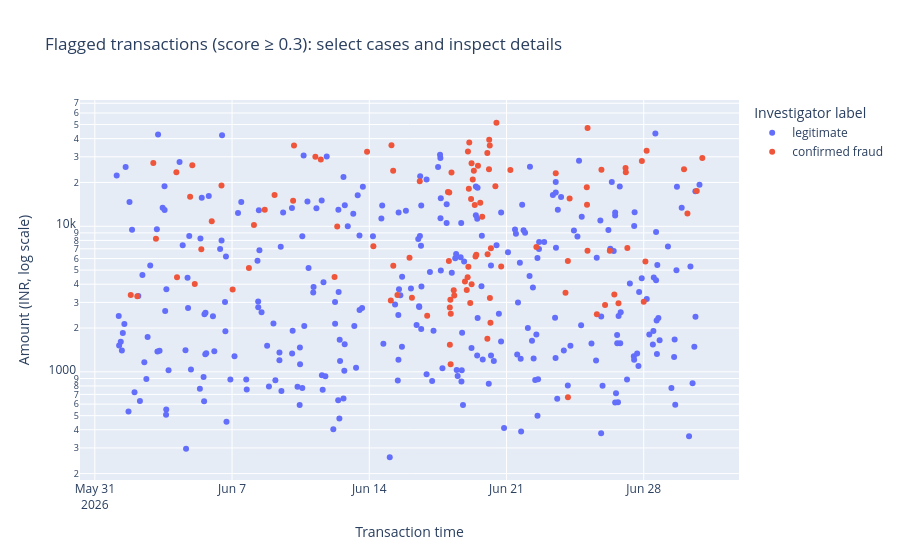
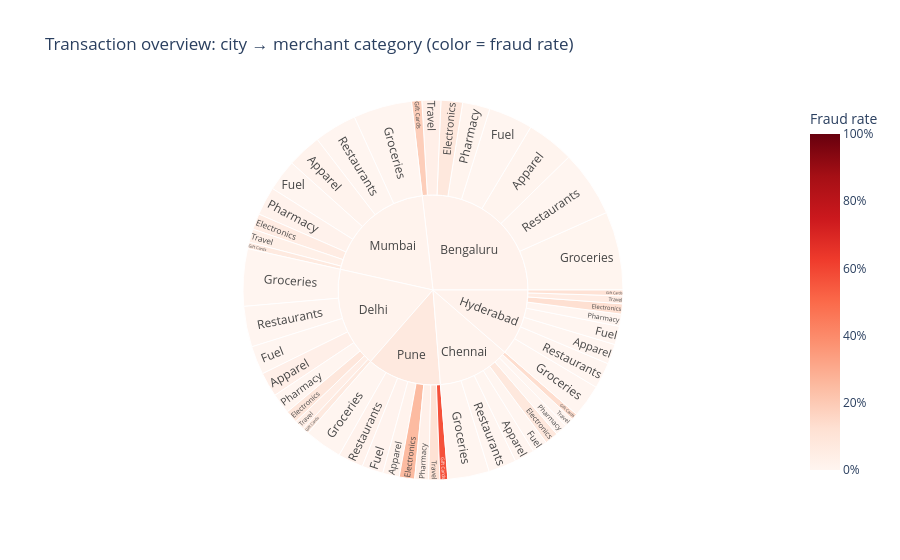

Here is the notebook cell these charts were saved with, in order:
### Markdown cell above
## Task 5 — An Interactive Tool for the Investigators (Request #5)

**Real-world usage:** Investigators triage flagged cases themselves with zoom, filter and hover-for-details.

**Why this technique:** **Details-on-demand / tooltips** (Slides 22–23), **dynamic queries** (Slide 15) and **drill-down**
(Slide 24) — Shneiderman's mantra as an actual tool.

**Steps:**
1. Interactive scatter (plotly) of all transactions with `detector_score >= 0.3`: x = timestamp, y = amount (log),
   colour = `label`, with a tooltip showing txn_id, customer, city, category, distance and score. Set `dragmode="select"`.
2. Interactive **sunburst** for drill-down: city → merchant category, sized by transaction count, coloured by fraud rate.

### Code cell
# 1. Interactive details-on-demand scatter for all detector scores >= 0.3.
flagged = tx.loc[tx["detector_score"] >= 0.3].copy()
print(f"Interactive scatter includes {len(flagged):,} transactions with detector_score >= 0.3.")

fig_scatter = px.scatter(
    flagged,
    x="timestamp",
    y="amount_inr",
    color="label",
    hover_data={
        "txn_id": True,
        "customer_id": True,
        "city": True,
        "merchant_category": True,
        "distance_from_home_km": ":.1f",
        "detector_score": ":.3f",
    },
    log_y=True,
    title="Flagged transactions (score ≥ 0.3): select cases and inspect details",
    labels={
        "timestamp": "Transaction time",
        "amount_inr": "Amount (INR, log scale)",
        "label": "Investigator label",
    },
)
fig_scatter.update_layout(dragmode="select")
fig_scatter.show()

# 2. City → merchant-category sunburst, sized by transaction count and colored by fraud rate.
sunburst_data = (
    tx.groupby(["city", "merchant_category"], as_index=False)
      .agg(transactions=("txn_id", "size"), fraud_count=("is_fraud", "sum"))
)
sunburst_data["fraud_rate"] = sunburst_data["fraud_count"] / sunburst_data["transactions"]
fig_sunburst = px.sunburst(
    sunburst_data,
    path=["city", "merchant_category"],
    values="transactions",
    color="fraud_rate",
    color_continuous_scale="Reds",
    range_color=(0, 1),
    hover_data={
        "transactions": True,
        "fraud_count": True,
        "fraud_rate": ":.1%",
    },
    title="Transaction overview: city → merchant category (color = fraud rate)",
)
fig_sunburst.update_layout(coloraxis_colorbar={"title": "Fraud rate", "tickformat": ".0%"})
fig_sunburst.show()

### Figure 1 — Plotly figure (JSON) as saved in the notebook; plotly's stock layout.template omitted (floating-point values rounded to 4 significant figures; data arrays with more than 128 entries replaced by an {"elided": "..."} marker saying what was removed)
{"data": [{"customdata": {"elided": "297x6 mixed values"}, "hovertemplate": "Investigator label=legitimate<br>Transaction time=%{x}<br>Amount (INR, log scale)=%{y}<br>txn_id=%{customdata[0]}<br>customer_id=%{customdata[1]}<br>city=%{customdata[2]}<br>merchant_category=%{customdata[3]}<br>distance_from_home_km=%{customdata[4]:.1f}<br>detector_score=%{customdata[5]:.3f}<extra></extra>", "legendgroup": "legitimate", "marker": {"color": "#636efa", "symbol": "circle"}, "mode": "markers", "name": "legitimate", "orientation": "v", "showlegend": true, "type": "scatter", "x": {"elided": "297 str values"}, "xaxis": "x", "y": {"elided": "297 float values"}, "yaxis": "y"}, {"customdata": {"elided": "104x6 mixed values"}, "hovertemplate": "Investigator label=confirmed fraud<br>Transaction time=%{x}<br>Amount (INR, log scale)=%{y}<br>txn_id=%{customdata[0]}<br>customer_id=%{customdata[1]}<br>city=%{customdata[2]}<br>merchant_category=%{customdata[3]}<br>distance_from_home_km=%{customdata[4]:.1f}<br>detector_score=%{customdata[5]:.3f}<extra></extra>", "legendgroup": "confirmed fraud", "marker": {"color": "#EF553B", "symbol": "circle"}, "mode": "markers", "name": "confirmed fraud", "orientation": "v", "showlegend": true, "type": "scatter", "x": ["2026-06-01T19:58:00.000000000", "2026-06-02T04:00:00.000000000", "2026-06-02T23:35:00.000000000", "2026-06-03T02:50:00.000000000", "2026-06-04T03:50:00.000000000", "2026-06-04T04:37:00.000000000", "2026-06-04T20:39:00.000000000", "2026-06-04T23:20:00.000000000", "2026-06-05T02:20:00.000000000", "2026-06-05T10:21:00.000000000", "2026-06-05T23:08:00.000000000", "2026-06-06T11:04:00.000000000", "2026-06-07T00:43:00.000000000", "2026-06-07T20:38:00.000000000", "2026-06-08T02:48:00.000000000", "2026-06-08T16:02:00.000000000", "2026-06-09T04:02:00.000000000", "2026-06-10T02:44:00.000000000", "2026-06-10T03:50:00.000000000", "2026-06-11T06:01:00.000000000", "2026-06-11T12:38:00.000000000", "2026-06-12T05:28:00.000000000", "2026-06-12T08:46:00.000000000", "2026-06-13T21:16:00.000000000", "2026-06-14T05:02:00.000000000", "2026-06-15T02:22:00.000000000", "2026-06-15T03:10:00.000000000", "2026-06-15T05:24:00.000000000", "2026-06-15T05:14:00.000000000", "2026-06-15T10:29:00.000000000", "2026-06-16T01:16:00.000000000", "2026-06-16T04:13:00.000000000", "2026-06-16T13:50:00.000000000", "2026-06-16T22:54:00.000000000", "2026-06-18T00:19:00.000000000", "2026-06-18T01:55:00.000000000", "2026-06-18T01:28:00.000000000", "2026-06-18T02:37:00.000000000", "2026-06-18T02:40:00.000000000", "2026-06-18T03:45:00.000000000", "2026-06-18T03:16:00.000000000", "2026-06-18T03:36:00.000000000", "2026-06-18T04:39:00.000000000", "2026-06-18T07:24:00.000000000", "2026-06-18T08:02:00.000000000", "2026-06-18T21:07:00.000000000", "2026-06-18T23:20:00.000000000", "2026-06-19T00:47:00.000000000", "2026-06-19T00:25:00.000000000", "2026-06-19T01:53:00.000000000", "2026-06-19T01:19:00.000000000", "2026-06-19T02:26:00.000000000", "2026-06-19T03:35:00.000000000", "2026-06-19T04:38:00.000000000", "2026-06-19T05:17:00.000000000", "2026-06-19T05:13:00.000000000", "2026-06-19T06:41:00.000000000", "2026-06-19T08:02:00.000000000", "2026-06-19T09:08:00.000000000", "2026-06-19T10:04:00.000000000", "2026-06-19T11:01:00.000000000", "2026-06-19T13:04:00.000000000", "2026-06-19T15:52:00.000000000", "2026-06-19T18:14:00.000000000", "2026-06-20T00:35:00.000000000", "2026-06-20T00:32:00.000000000", "2026-06-20T00:53:00.000000000", "2026-06-20T02:33:00.000000000", "2026-06-20T02:49:00.000000000", "2026-06-20T03:41:00.000000000", "2026-06-20T03:32:00.000000000", "2026-06-20T04:21:00.000000000", "2026-06-20T04:55:00.000000000", "2026-06-20T10:24:00.000000000", "2026-06-20T11:41:00.000000000", "2026-06-20T17:29:00.000000000", "2026-06-21T04:44:00.000000000", "2026-06-22T12:34:00.000000000", "2026-06-23T12:18:00.000000000", "2026-06-24T00:14:00.000000000", "2026-06-24T03:13:00.000000000", "2026-06-24T03:09:00.000000000", "2026-06-24T05:16:00.000000000", "2026-06-25T02:18:00.000000000", "2026-06-25T02:35:00.000000000", "2026-06-25T03:16:00.000000000", "2026-06-25T03:10:00.000000000", "2026-06-25T14:37:00.000000000", "2026-06-25T20:14:00.000000000", "2026-06-26T00:41:00.000000000", "2026-06-26T06:30:00.000000000", "2026-06-26T11:59:00.000000000", "2026-06-26T17:05:00.000000000", "2026-06-27T01:45:00.000000000", "2026-06-27T02:06:00.000000000", "2026-06-27T03:57:00.000000000", "2026-06-27T21:46:00.000000000", "2026-06-28T00:02:00.000000000", "2026-06-28T02:05:00.000000000", "2026-06-28T03:32:00.000000000", "2026-06-30T01:21:00.000000000", "2026-06-30T05:32:00.000000000", "2026-06-30T16:57:00.000000000", "2026-06-30T23:43:00.000000000"], "xaxis": "x", "y": [3369.0, 3309.0, 27170.0, 8198.0, 23460.0, 4462.0, 15920.0, 26220.0, 4015.0, 6960.0, 10830.0, 19060.0, 3682.0, 5160.0, 10220.0, 12970.0, 16400.0, 14980.0, 35900.0, 30060.0, 28720.0, 4474.0, 9949.0, 32550.0, 7277.0, 3087.0, 36030.0, 5347.0, 24060.0, 3368.0, 6090.0, 3227.0, 20360.0, 2430.0, 17180.0, 17050.0, 5772.0, 2771.0, 1535.0, 2505.0, 3126.0, 1126.0, 23420.0, 3630.0, 3339.0, 4182.0, 3649.0, 32690.0, 4465.0, 18120.0, 5278.0, 37680.0, 2976.0, 15420.0, 3996.0, 27060.0, 20980.0, 24100.0, 14010.0, 6209.0, 6379.0, 26010.0, 14520.0, 11610.0, 1689.0, 31880.0, 6432.0, 24600.0, 39340.0, 3214.0, 35840.0, 2172.0, 7066.0, 18840.0, 51420.0, 5302.0, 24350.0, 7206.0, 23100.0, 3488.0, 669.0, 5780.0, 15530.0, 18560.0, 14060.0, 47260.0, 6795.0, 2487.0, 24490.0, 2877.0, 6783.0, 3393.0, 2957.0, 25150.0, 23470.0, 7094.0, 28090.0, 3029.0, 5717.0, 33020.0, 24690.0, 12260.0, 17500.0, 29450.0], "yaxis": "y"}], "layout": {"dragmode": "select", "legend": {"title": {"text": "Investigator label"}, "tracegroupgap": 0}, "title": {"text": "Flagged transactions (score ≥ 0.3): select cases and inspect details"}, "xaxis": {"anchor": "y", "domain": [0.0, 1.0], "title": {"text": "Transaction time"}}, "yaxis": {"anchor": "x", "domain": [0.0, 1.0], "title": {"text": "Amount (INR, log scale)"}, "type": "log"}}}

### Figure 2 — Plotly figure (JSON) as saved in the notebook; plotly's stock layout.template omitted (floating-point values rounded to 4 significant figures; data arrays with more than 128 entries replaced by an {"elided": "..."} marker saying what was removed)
{"data": [{"branchvalues": "total", "customdata": {"elided": "54x3 mixed values"}, "domain": {"x": [0.0, 1.0], "y": [0.0, 1.0]}, "hovertemplate": "labels=%{label}<br>transactions=%{customdata[0]}<br>parent=%{parent}<br>id=%{id}<br>fraud_count=%{customdata[1]}<br>fraud_rate=%{color:.1%}<extra></extra>", "ids": ["Bengaluru/Apparel", "Bengaluru/Electronics", "Bengaluru/Fuel", "Bengaluru/Gift Cards", "Bengaluru/Groceries", "Bengaluru/Pharmacy", "Bengaluru/Restaurants", "Bengaluru/Travel", "Chennai/Apparel", "Chennai/Electronics", "Chennai/Fuel", "Chennai/Gift Cards", "Chennai/Groceries", "Chennai/Pharmacy", "Chennai/Restaurants", "Chennai/Travel", "Delhi/Apparel", "Delhi/Electronics", "Delhi/Fuel", "Delhi/Gift Cards", "Delhi/Groceries", "Delhi/Pharmacy", "Delhi/Restaurants", "Delhi/Travel", "Hyderabad/Apparel", "Hyderabad/Electronics", "Hyderabad/Fuel", "Hyderabad/Gift Cards", "Hyderabad/Groceries", "Hyderabad/Pharmacy", "Hyderabad/Restaurants", "Hyderabad/Travel", "Mumbai/Apparel", "Mumbai/Electronics", "Mumbai/Fuel", "Mumbai/Gift Cards", "Mumbai/Groceries", "Mumbai/Pharmacy", "Mumbai/Restaurants", "Mumbai/Travel", "Pune/Apparel", "Pune/Electronics", "Pune/Fuel", "Pune/Gift Cards", "Pune/Groceries", "Pune/Pharmacy", "Pune/Restaurants", "Pune/Travel", "Bengaluru", "Chennai", "Delhi", "Hyderabad", "Mumbai", "Pune"], "labels": ["Apparel", "Electronics", "Fuel", "Gift Cards", "Groceries", "Pharmacy", "Restaurants", "Travel", "Apparel", "Electronics", "Fuel", "Gift Cards", "Groceries", "Pharmacy", "Restaurants", "Travel", "Apparel", "Electronics", "Fuel", "Gift Cards", "Groceries", "Pharmacy", "Restaurants", "Travel", "Apparel", "Electronics", "Fuel", "Gift Cards", "Groceries", "Pharmacy", "Restaurants", "Travel", "Apparel", "Electronics", "Fuel", "Gift Cards", "Groceries", "Pharmacy", "Restaurants", "Travel", "Apparel", "Electronics", "Fuel", "Gift Cards", "Groceries", "Pharmacy", "Restaurants", "Travel", "Bengaluru", "Chennai", "Delhi", "Hyderabad", "Mumbai", "Pune"], "marker": {"coloraxis": "coloraxis", "colors": [0.008929, 0.07921, 0.0, 0.1875, 0.00271, 0.007752, 0.0, 0.03371, 0.0, 0.07937, 0.0, 0.1333, 0.0, 0.0, 0.0, 0.0, 0.03478, 0.08333, 0.0, 0.06667, 0.0, 0.0, 0.0, 0.04255, 0.0, 0.125, 0.0, 0.1111, 0.0, 0.0, 0.0, 0.05405, 0.01242, 0.05333, 0.0, 0.06667, 0.0, 0.01493, 0.0, 0.03175, 0.01282, 0.25, 0.01, 0.5676, 0.0, 0.03077, 0.01681, 0.1154, 0.01622, 0.01316, 0.0138, 0.01754, 0.01104, 0.07286]}, "name": "", "parents": ["Bengaluru", "Bengaluru", "Bengaluru", "Bengaluru", "Bengaluru", "Bengaluru", "Bengaluru", "Bengaluru", "Chennai", "Chennai", "Chennai", "Chennai", "Chennai", "Chennai", "Chennai", "Chennai", "Delhi", "Delhi", "Delhi", "Delhi", "Delhi", "Delhi", "Delhi", "Delhi", "Hyderabad", "Hyderabad", "Hyderabad", "Hyderabad", "Hyderabad", "Hyderabad", "Hyderabad", "Hyderabad", "Mumbai", "Mumbai", "Mumbai", "Mumbai", "Mumbai", "Mumbai", "Mumbai", "Mumbai", "Pune", "Pune", "Pune", "Pune", "Pune", "Pune", "Pune", "Pune", "", "", "", "", "", ""], "type": "sunburst", "values": [224.0, 101.0, 208.0, 48.0, 369.0, 129.0, 312.0, 89.0, 95.0, 63.0, 71.0, 30.0, 195.0, 57.0, 131.0, 42.0, 115.0, 60.0, 134.0, 30.0, 269.0, 96.0, 191.0, 47.0, 94.0, 48.0, 87.0, 27.0, 155.0, 57.0, 122.0, 37.0, 161.0, 75.0, 148.0, 30.0, 275.0, 134.0, 201.0, 63.0, 78.0, 72.0, 100.0, 37.0, 177.0, 65.0, 119.0, 52.0, 1480.0, 684.0, 942.0, 627.0, 1087.0, 700.0]}], "layout": {"coloraxis": {"cmax": 1, "cmin": 0, "colorbar": {"tickformat": ".0%", "title": {"text": "Fraud rate"}}, "colorscale": [[0.0, "rgb(255,245,240)"], [0.125, "rgb(254,224,210)"], [0.25, "rgb(252,187,161)"], [0.375, "rgb(252,146,114)"], [0.5, "rgb(251,106,74)"], [0.625, "rgb(239,59,44)"], [0.75, "rgb(203,24,29)"], [0.875, "rgb(165,15,21)"], [1.0, "rgb(103,0,13)"]]}, "legend": {"tracegroupgap": 0}, "title": {"text": "Transaction overview: city → merchant category (color = fraud rate)"}}}
